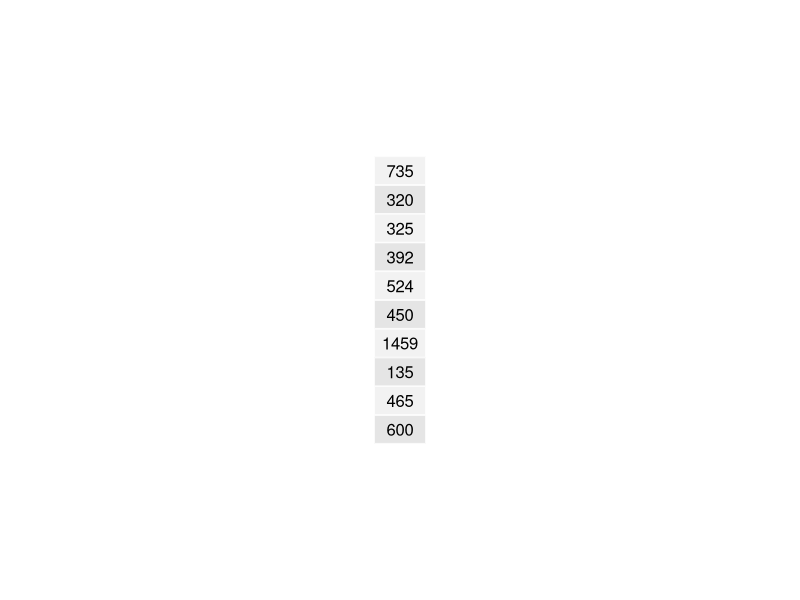
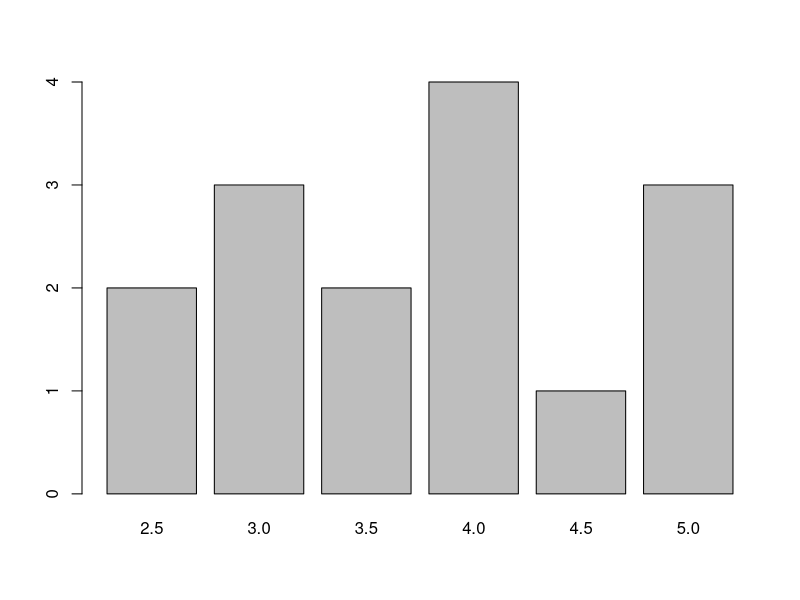
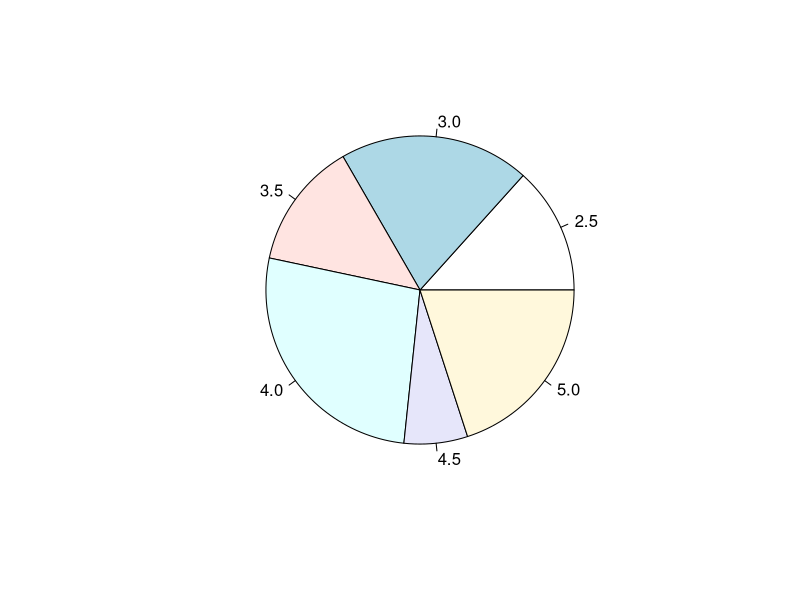
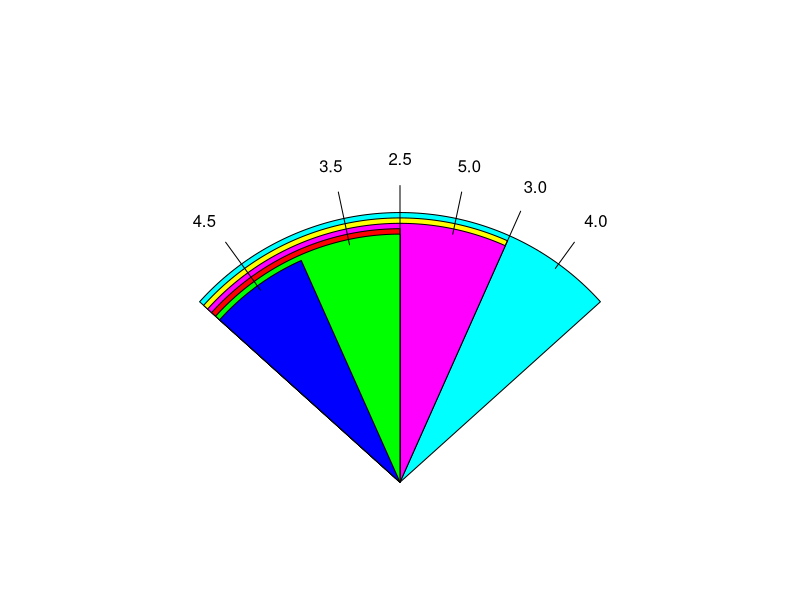
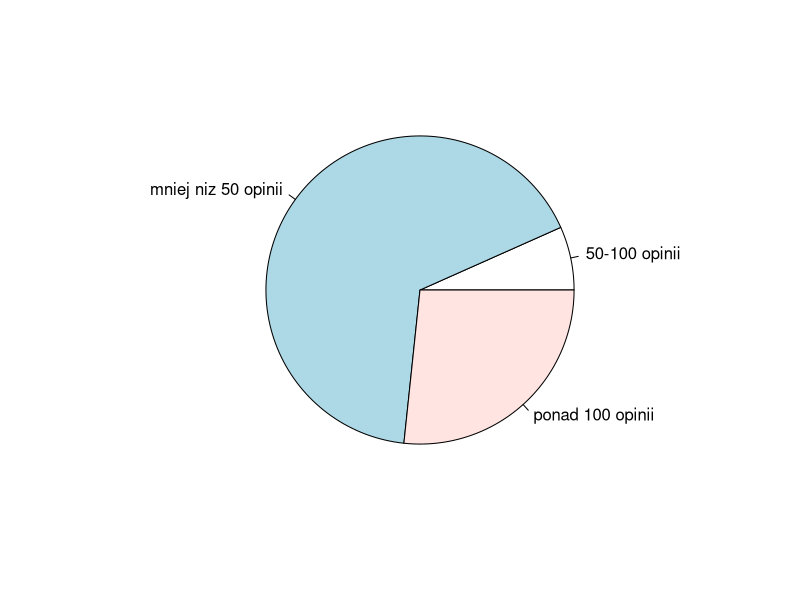

Write the R code that produced these figures, in order.
#(a)

a <- 4 * sin(pi)
b <- 3 * a

compare <- function(a, b) {
  ifelse(a > b, "a jest wieksze", "b jest wieksze")
}
print(compare(a, b))

#(b)

myMax <- max(1, 3)
print(myMax)

#(c)
myVector <- seq(90, 115, by = 1)
squaredVector <- myVector ^ 2
print(sum(squaredVector) / length(squaredVector))

#(d)
print(apropos("max", mode = "function"))

#(e)
#dodatkowa biblioteka, ktora umozliwa uzywanie sciezek


setwd("/Users/patryk/ath/Magister/Semestr I/apu/zadanie01/workdir")
eStr <- "lodówka z największą pojemnością"
save(eStr, file = "file.Rdata")
#remove(eStr)
#print(eStr)
#load("file.Rdata")
print(eStr)

#(f)
#install.packages("gridExtra")
library(gridExtra)
grid.table(rivers[1:10])

#(g)
gVector <- seq(1000, 850, -2)
print(gVector)

#(h)
hVectorA <- seq(30, 5, -1)
hVectorB <- seq(11, 23, 1)
hVectorD <- c(hVectorB, hVectorA)
print(hVectorD)

#(i)
lodowki <- c("lodowka 1", "lodowka 2", "lodowka 3", "lodowka 4", "lodowka 5", "lodowka 6", "lodowka 7", "lodowka 8", "lodowka 9", "lodowka 10")
pojemnosc_uzytkowa_chlodziarki <- c(10, 20, 30, 40, 50, 60, 70, 80, 90, 100)
pojemnosc_uzytkowa_zamrazarki <- c(100, 90, 80, 70, 60, 50, 40, 30, 20, 10)
cena <- c(1000, 1220, 3200, 3120, 1020, 3001, 2000, 4000, 4340, 2330)
liczba_opinii <- c(10, 30, 123, 1, 230, 120, 40, 53, 20, 11)
tabelka <- data.frame(lodowki, pojemnosc_uzytkowa_chlodziarki, pojemnosc_uzytkowa_zamrazarki, cena, liczba_opinii)

print(tabelka)
print(mean(tabelka$cena))

#(j)
lodowki <- c("lodowka 11")
pojemnosc_uzytkowa_chlodziarki <- c(110)
pojemnosc_uzytkowa_zamrazarki <- c(15)
cena <- c(1350)
liczba_opinii <- c(10)
nowa_lodowka_tabelka <- data.frame(lodowki, pojemnosc_uzytkowa_chlodziarki, pojemnosc_uzytkowa_zamrazarki, cena, liczba_opinii)
tabelka <- rbind(tabelka, nowa_lodowka_tabelka)
print(tabelka)
print(mean(tabelka$cena))

#(k)
oceny <- c("2.5", "3.0", "4.0", "5.0", "4.5", "4.0", "3.5", "5.0", "3.5", "3.0", "4.0")
tabelka <- cbind(tabelka, oceny)
print(tabelka)
print(tapply(tabelka$cena, tabelka$oceny, mean))

#(l)
lodowki <- c("lodowka 91", "lodowka 92", "lodowka 93", "lodowka 94")
pojemnosc_uzytkowa_chlodziarki <- c(10, 20, 30, 40)
pojemnosc_uzytkowa_zamrazarki <- c(100, 90, 80, 70)
cena <- c(1000, 1220, 3200, 3120)
liczba_opinii <- c(10, 30, 123, 1)
oceny <- c("2.5", "3.0", "4.0", "5.0")
dodatkowa_tabelka <- data.frame(lodowki, pojemnosc_uzytkowa_chlodziarki, pojemnosc_uzytkowa_zamrazarki, cena, liczba_opinii, oceny)
tabelka <- rbind(tabelka, dodatkowa_tabelka)
liczebnosc <- table(tabelka$oceny)
barplot(liczebnosc)

#(m)
#install.packages("plotrix")
procenty <- liczebnosc / sum(liczebnosc)
pie(procenty)
library(plotrix)
fan.plot(liczebnosc, labels = names(liczebnosc))

#(n)
tabelka[, "status_opinii"] <-
ifelse(tabelka$liczba_opinii >= 100, 'ponad 100 opinii',
ifelse(tabelka$liczba_opinii >= 50, '50-100 opinii',
ifelse(tabelka$liczba_opinii > 0, 'mniej niz 50 opinii', 'nie ma'))
)
print(tabelka)
udzialy <- table(tabelka$status_opinii)
pie(udzialy)

#(o)
res <- paste(tabelka$lodowki, "ma ocene klientow", tabelka$oceny, " bo ma liczbe opinii", tabelka$liczba_opinii)
print(res)
